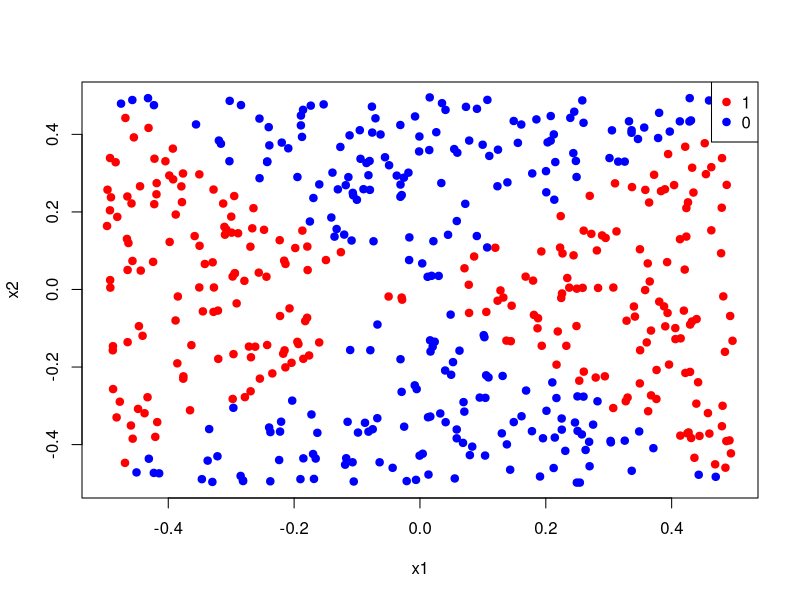
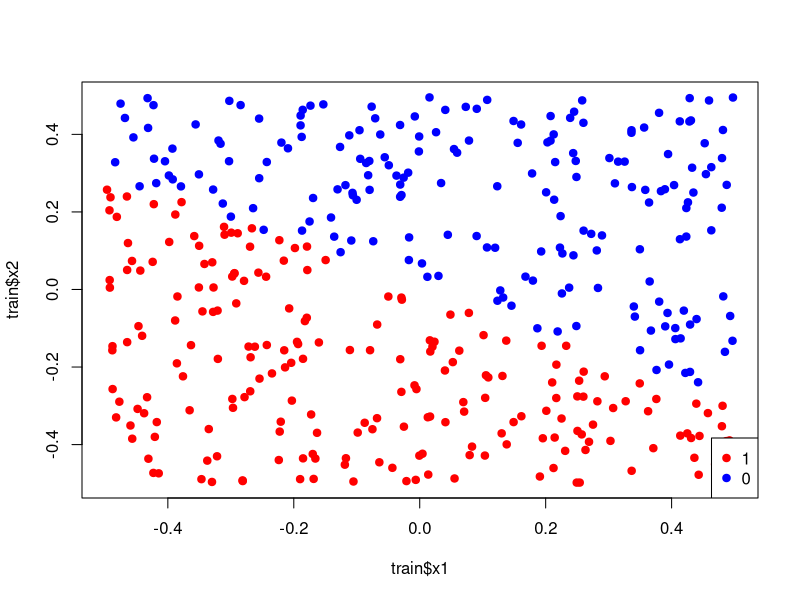
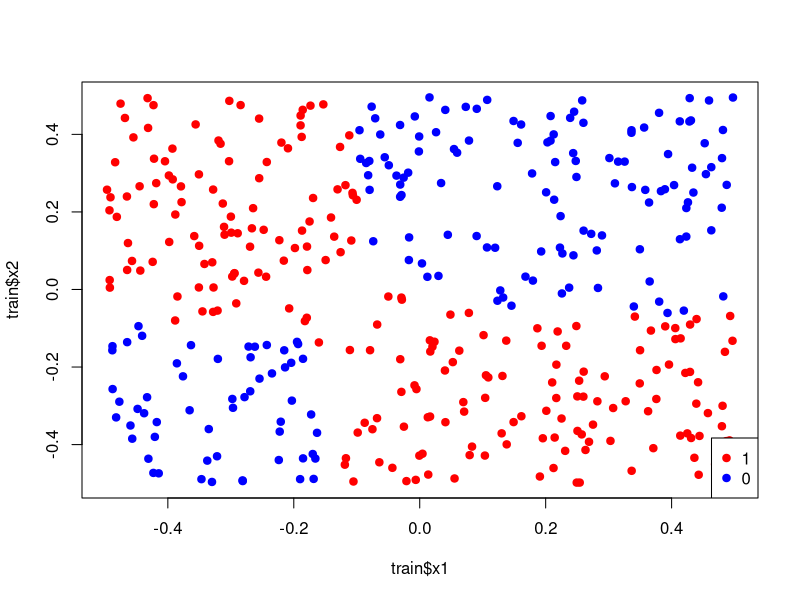
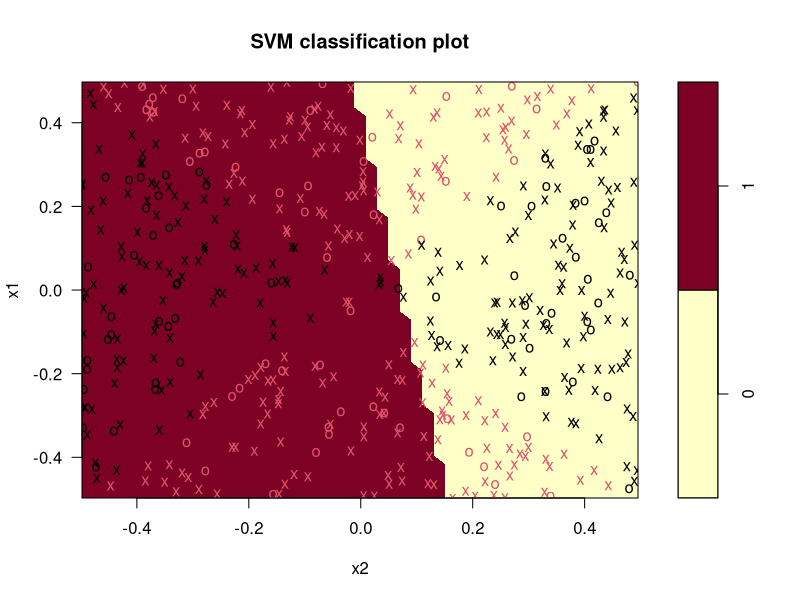
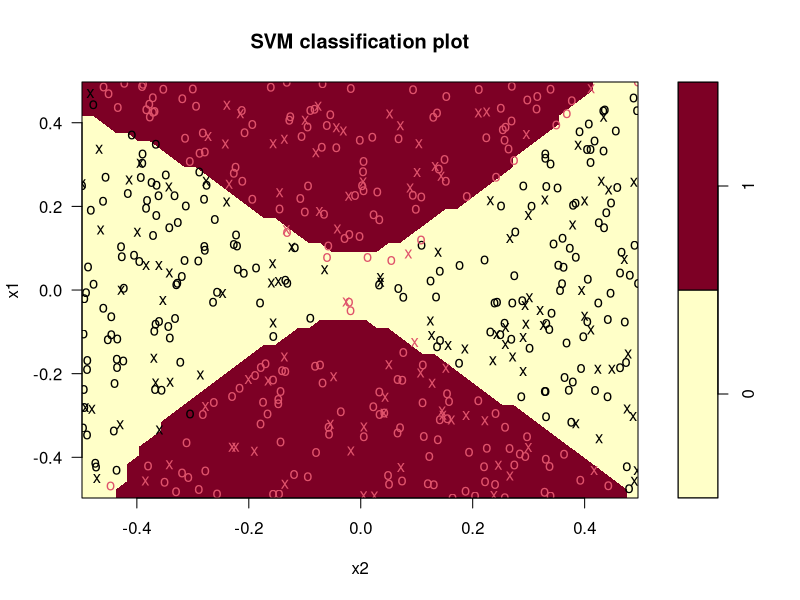

These charts were generated, in order, by the following R code:
# We have seen that we can fit an SVM with a non-linear kernel in order
# to perform classification using a non-linear decision boundary. We will
# now see that we can also obtain a non-linear decision boundary by
# performing logistic regression using non-linear transformations of the
# features.

rm(list=ls())

# (a) Generate a data set with n = 500 and p = 2, such that the observations 
#     belong to two classes with a quadratic decision boundary
#     between them. For instance, you can do this as follows:

x1 <- runif(500) - 0.5
summary(x1)
x2 <- runif(500) - 0.5
y <- 1 * (x1^2 - x2^2 > 0)
head(y)
mydf <- data.frame(x1=x1,x2=x2,y=as.factor(y))

#(b) Plot the observations, colored according to their class labels.
#    Your plot should display X1 on the x-axis, and X2 on the y-axis.

plot(x1,x2, col = ifelse(y == 1, 'red', 'blue'), pch = 19)
legend('topright',c('1','0'), col=c('red','blue'), pch=19)

#(c) Fit a logistic regression model to the data, using X1 and X2 as
#    predictors.

logisticreg <- glm(y~x1+x2, family=binomial, data=mydf)
summary(logisticreg)

# (d) Apply this model to the training data in order to obtain a predicted class 
#     label for each training observation. Plot the observations, colored according 
#     to the predicted class labels. The decision boundary should be linear.

n <- nrow(mydf)
trainIndex <- sample(1:n, size = n*0.8)
train <- mydf[trainIndex,]
log.pred <- predict(logisticreg, newdata = train)
plot(train$x1,train$x2, col = ifelse(log.pred >= 0, 'red', 'blue'), pch=19)
legend('bottomright',c('1','0'), col=c('red','blue'), pch=19)


# (e) Now fit a logistic regression model to the data using non-linear
#     functions of X1 and X2 as predictors (e.g. X1^2, X1*X2, log(X2), and so forth).

log1 <- glm(y~(x1*x2), family=binomial, data=mydf)

# (f) Apply this model to the training data in order to obtain a predicted class 
#     label for each training observation. Plot the observations, colored according 
#     to the predicted class labels. The decision boundary should be obviously non-linear. 
#     If it is not, then repeat (a)-(e) until you come up with an example in which
#     the predicted class labels are obviously non-linear.

log.pred <- predict(log1, newdata = train)
plot(train$x1,train$x2, col = ifelse(log.pred >= 0, 'red', 'blue'), pch = 19)
legend('bottomright',c('1','0'), col=c('red','blue'), pch=19)

# (g) Fit a support vector classifier to the data with X1 and X2 as
#     predictors. Obtain a class prediction for each training observation. 
#     Plot the observations, colored according to the predicted
#     class labels.

library(e1071)

svmfit <- svm(y~x1+x2, data = train, kernel = 'linear')
plot(svmfit, mydf)

# (h) Fit a SVM using a non-linear kernel to the data. Obtain a class
#     prediction for each training observation. Plot the observations,
#     colored according to the predicted class labels.

svmfit <- svm(y~x1+x2, data = train, kernel = 'radial')
plot(svmfit, mydf)

# (i) Comment on your results
